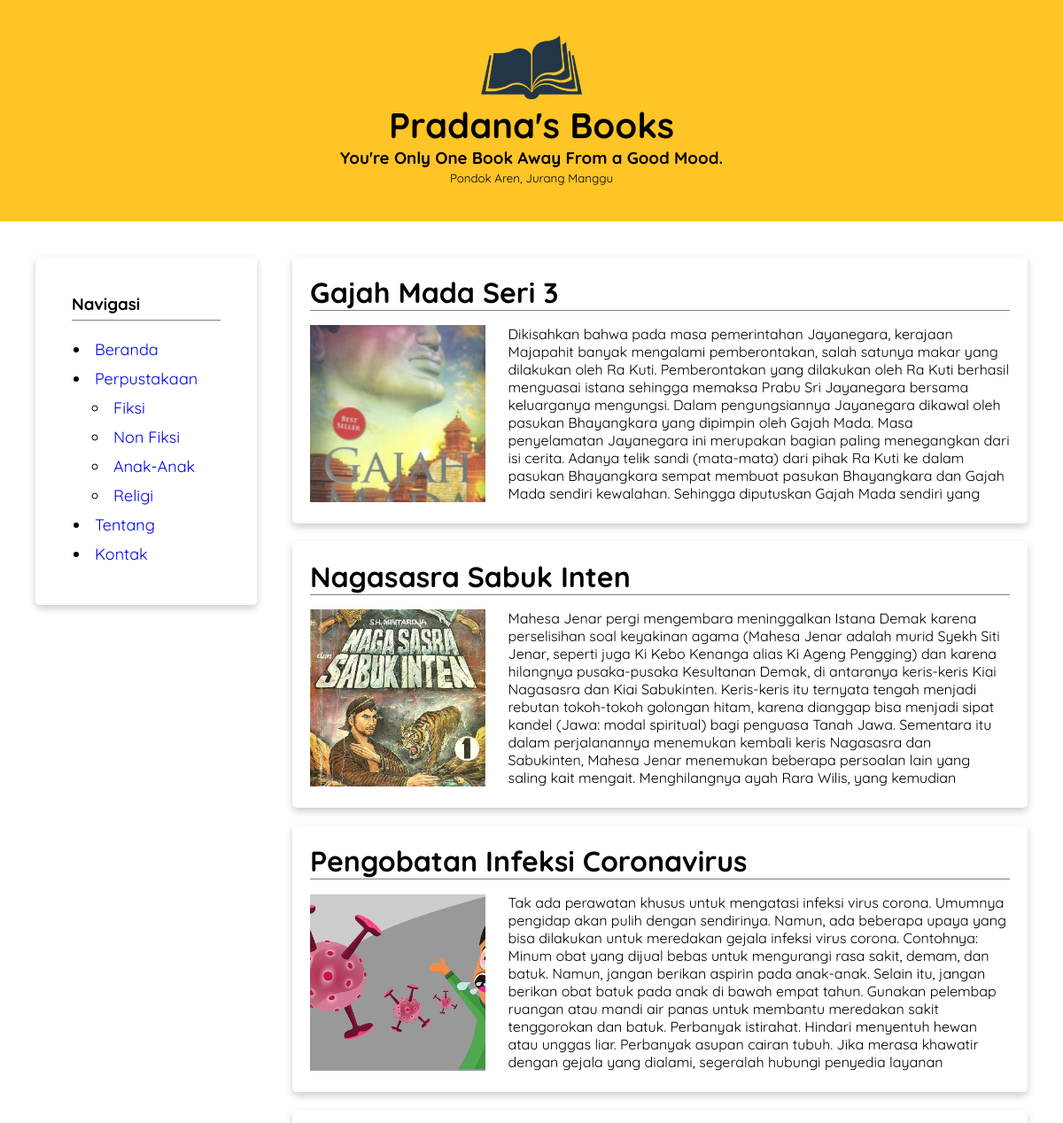
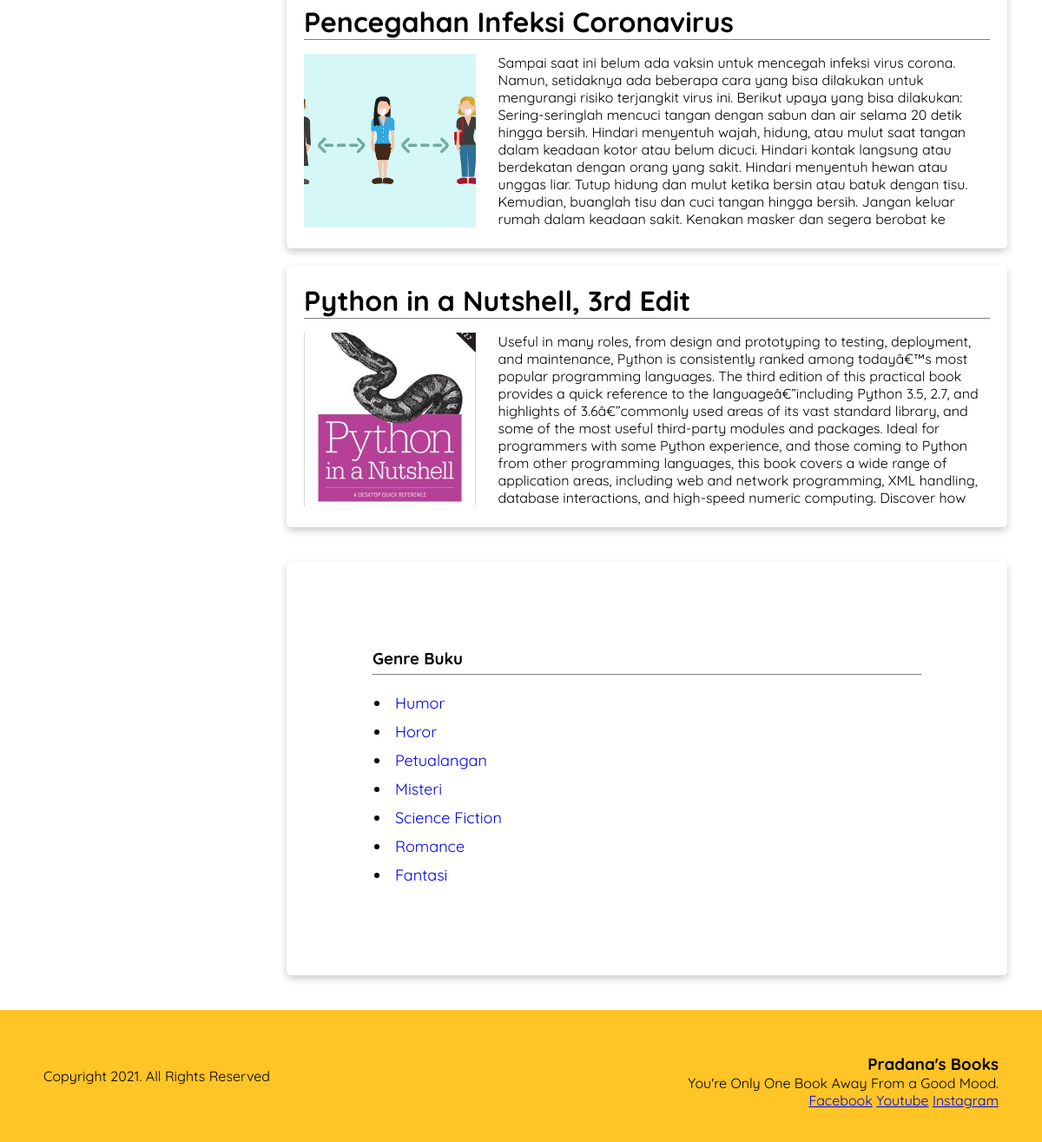
The page / on the database its author committed (2 pictures, top to bottom).
### tables this page shows
CREATE TABLE `setting` (
  `id` int(11) NOT NULL,
  `namaWeb` varchar(25) NOT NULL,
  `slogan` varchar(50) NOT NULL,
  `alamat` varchar(255) NOT NULL,
  `logo` varchar(255) NOT NULL,
  `copyright` varchar(50) NOT NULL,
  `facebook` varchar(50) NOT NULL,
  `youtube` varchar(50) NOT NULL,
  `instagram` varchar(50) NOT NULL,
  `email` varchar(50) NOT NULL,
  `whatsapp` varchar(50) NOT NULL,
  `telepon` varchar(50) NOT NULL,
  `tentang` text NOT NULL
);

CREATE TABLE `menu` (
  `idMenu` int(11) NOT NULL,
  `namaMenu` varchar(15) NOT NULL,
  `url` varchar(50) NOT NULL,
  `status` varchar(24) NOT NULL
);

CREATE TABLE `kategori` (
  `idKategori` int(11) NOT NULL,
  `namaKategori` varchar(20) NOT NULL,
  `status` varchar(24) NOT NULL
);

CREATE TABLE `buku` (
  `idBuku` int(11) NOT NULL,
  `tanggal` timestamp NOT NULL DEFAULT current_timestamp() ON UPDATE current_timestamp(),
  `judul` varchar(30) NOT NULL,
  `gambar` varchar(50) NOT NULL,
  `sinopsis` text NOT NULL,
  `halaman` int(11) NOT NULL,
  `tahun` year(4) NOT NULL,
  `link` varchar(50) NOT NULL,
  `idPengarang` int(11) NOT NULL,
  `idPenerbit` int(11) NOT NULL,
  `idKategori` int(11) NOT NULL,
  `idBahasa` int(11) NOT NULL,
  `idGenre` int(11) NOT NULL,
  `status` varchar(24) NOT NULL
);

CREATE TABLE `genre` (
  `idGenre` int(11) NOT NULL,
  `namaGenre` varchar(25) NOT NULL,
  `status` varchar(24) NOT NULL
);

### template/app.class.php (the view, shortened to what this page needs)
<?php
class appRevBuku  {
    var $host = 'localhost';
    var $user = 'root';
    var $pass = '';
    var $db = 'db_buku';
	var $dbc;
	public function connect(){
		$this->dbc = mysqli_connect($this->host, $this->user, $this->pass, $this->db);
		return $this->dbc;
	}
	public function ambil_setting($jenis=''){
		$qsetting='SELECT * FROM setting WHERE 1';
		$result = mysqli_query($this->dbc, $qsetting);
		$row=mysqli_fetch_assoc($result);
		switch ($jenis){
			case 'header':
				echo '
				<img height="72" src="img/'.$row['logo'].'">
				<h1>'.$row['namaWeb'].'</h1>
				<h3>'.$row['slogan'].'</h3>
				<small>'.$row['alamat'].'</small>
				';
			break;
			case 'footer':
				echo '
				<div class="footer">
					<div class="right">
						<h3>'.$row['namaWeb'].'</h3>
						<span>'.$row['slogan'].'</span>
						<ul class="sosmed-footer">
							<li><a href="'.$row['facebook'].'">Facebook</a></li>
							<li><a href="'.$row['youtube'].'">Youtube</a></li>
							<li><a href="'.$row['instagram'].'">Instagram</a></li>
						</ul>
					</div>
					<div class="left"><p>Copyright '.$row['copyright'].'. All Rights Reserved</p></div>
				</div>
				';
			break;
			case 'judul':
				echo $row['namaWeb'];
			break;
		}
	}
	public function ambil_navigasi(){
		$qmenu='SELECT * FROM menu WHERE status=\'aktif\' ORDER BY idMenu';
		$resultmenu = mysqli_query($this->dbc, $qmenu);
		echo '<h3>Navigasi</h3>';
		echo '<ul>';
		while($rowMenu=mysqli_fetch_assoc($resultmenu)){
            echo '<li><a href="'.$rowMenu['url'].'">'.$rowMenu['namaMenu'].'</a></li>';
			if($rowMenu['namaMenu']=='Perpustakaan'){
				$this->ambil_kategori();
			}
		}
		echo '</ul>';
	}
	public function ambil_genre(){
		$qgenre='SELECT * FROM genre  WHERE status=\'aktif\' ORDER BY idGenre';
		$resultgenre = mysqli_query($this->dbc, $qgenre);
		echo '<h3>Genre Buku</h3>';
		echo '<ul>';
		while($rowGenre=mysqli_fetch_assoc($resultgenre)){
            echo '<li><a href="index.php?jenis=genre&id='.$rowGenre['idGenre'].'">'.$rowGenre['namaGenre'].'</a></li>';
		}
		echo '</ul>';
	}
	public function ambil_kategori(){
		$qkategori='SELECT * FROM kategori WHERE status= \'aktif\' ORDER BY idKategori';
		$resultkategori = mysqli_query($this->dbc, $qkategori);
		echo '<ul>';
		while($rowKategori=mysqli_fetch_assoc($resultkategori)){
            echo '<li><a href="index.php?jenis=kategori&id='.$rowKategori['idKategori'].'">'.$rowKategori['namaKategori'].'</a></li>';
		}
		echo '</ul>';
	}
	public function ambil_preview($jenis, $id){
		$where = ' WHERE 1';
		$qpreview='SELECT * FROM buku'.$where.' AND status=\'aktif\'';
		$resultprev = mysqli_query($this->dbc, $qpreview);
		$jumlahbuku=mysqli_num_rows($resultprev);
		if ($resultprev && $jumlahbuku>0){
			while($rowPrev=mysqli_fetch_assoc($resultprev)){
				echo '
				<article class="card">
						<a class="link-judul" href="sinopsis.php?idbuku='.$rowPrev['idBuku'].'"><h2 class="judul-prev">'.$rowPrev['judul'].'</h2></a>
						<div class="box-prev">
						<a href="sinopsis.php?idbuku='.$rowPrev['idBuku'].'"><img src="gambar/'.$rowPrev['gambar'].'" /></a>
						<div class="text-prev">'.$rowPrev['sinopsis'].'</div>
						</div>
				</article>
				';
			}
		}else{
			echo '
				<article class="card">
					<h2 class="judul-prev">Tidak ditemukan buku dengan kategori/ genre tersebut!</h2>
				</article>
				';
		}
	}
}
?>

### index.php (shortened to what this page needs)
<?php
include ('template/app.class.php');
	$app = new appRevBuku();
	$app->connect();
?>
<!DOCTYPE html>
<html>
<head>
    <title>Home - <?php $app->ambil_setting('judul');?></title>
    <link rel="stylesheet" href="asset/style.css" />
</head>
<body>
	<header> <?php $app->ambil_setting('header');?></header>
    <main>
        <div id="navbar">
            <div class="card"><nav><?php $app->ambil_navigasi();?></nav></div>
        </div>
        <div id="content">
			<?php
				$jenis=isset($_GET['jenis'])?$_GET['jenis']:'';
				$idx=isset($_GET['id'])?$_GET['id']:0;
				$app->ambil_preview($jenis, $idx);
			?>
        </div>
        <div id="sidebar">
            <div class="card">
				<nav><?php
				$app->ambil_genre();
				?></nav>
			</div>
        </div>
    </main>
    <footer><?php $app->ambil_setting('footer');?></footer>
</body>
</html>

### asset/style.css (style rules this page uses)
header > h3, header > small, .right h3 { margin: 0!important; padding:0!important; }
ul { margin-left: 16px; padding-left: 5px; }
nav h3 { border-bottom: 1px solid gray; margin-bottom: 10px; padding-bottom: 6px; }
ul.sosmed-footer li { display: inline-block; }
ul.sosmed-footer { margin:0; }
a.link-judul { text-decoration: none; color: black; }
body { margin: 0; padding: 0; font-family: "Quicksand", sans-serif; }
nav { margin: 10%; }
header { background-color: #ffc425; text-align: center; padding: 40px 0px; }
header h1 { margin: 0px; font-size: 40px; font-weight: 8000; }
main { padding: 20px; overflow: auto; }
#sidebar { float: right; width: 25%; text-align: left; }
#content { float: left; width: 50%; }
#navbar { float: left; width: 25%; text-align: left; }
.box-prev, .box-sinopsis { overflow: auto; }
.box-prev img { width:25%; height: 200px; object-fit: cover; }
h2.judul-sinopsis, h2.judul-halaman, h2.judul-prev { font-size:2em; margin:0px; margin-bottom:16px; border-bottom: 1px solid gray; }
.text-prev { margin:0px; width:75%; float: right; height: 200px; padding-left:26px; overflow:hidden; display:inline-block; text-overflow: ellipsis; }
nav a { float: none; text-decoration: none; font-size: 18px; display: inline-block; }
nav li { font-size: 18px; padding: 5px; }
.left { text-align:left; width:50%; }
.right { text-align:right; width:50%; float: right; }
.footer { background-color: #ffc425; padding: 50px; }
.card { box-shadow: 0 4px 8px 0 rgba(0, 0, 0, 0.2); border-radius: 5px; padding: 20px; margin: 20px; overflow: auto; }
* { box-sizing: border-box; }
@media screen and (max-width: 1200px) { #sidebar { width: 75%; padding: 0; float: right; position: relative; } }
@media screen and (max-width: 1200px) { #content, #content-admin { width: 75%; padding: 0; float: right; position: relative; } }
@media screen and (max-width: 1200px) { #navbar { width: 25%; padding: 0; float: left; position: relative; } }

### rows shown on the page
setting: logo (picture), namaWeb "Pradana's Books", slogan "You're Only One Book Away From a Good Mood.", alamat "Pondok Aren, Jurang Manggu", copyright "2021"
menu: namaMenu "Beranda"
menu: namaMenu "Perpustakaan"
kategori: namaKategori "Fiksi"
kategori: namaKategori "Non Fiksi"
kategori: namaKategori "Anak-Anak"
kategori: namaKategori "Religi"
menu: namaMenu "Tentang"
menu: namaMenu "Kontak"
buku: judul "Gajah Mada Seri 3", gambar (picture), sinopsis "Dikisahkan bahwa pada masa pemerintahan Jayanegara, kerajaan Majapahit banyak mengalami pemberontakan, salah satunya makar yang dilakukan oleh Ra Kuti. Pemberontakan yang dilakukan oleh Ra Kuti berhasil menguasai istana sehingga memaksa Prabu Sri Jayanegara bersama keluarganya mengungsi. Dalam pengungsiannya Jayanegara dikawal oleh pasukan Bhayangkara yang dipimpin oleh Gajah Mada. Masa penyelamatan Jayanegara ini merupakan bagian paling menegangkan dari isi cerita. Adanya telik sandi (mata-mata) dari pihak Ra Kuti ke dalam pasukan Bhayangkara sempat membuat pasukan Bhayangkara dan Gajah Mada sendiri kewalahan. Sehingga diputuskan Gajah Mada sendiri yang…"
buku: judul "Nagasasra Sabuk Inten", gambar (picture), sinopsis "Mahesa Jenar pergi mengembara meninggalkan Istana Demak karena perselisihan soal keyakinan agama (Mahesa Jenar adalah murid Syekh Siti Jenar, seperti juga Ki Kebo Kenanga alias Ki Ageng Pengging) dan karena hilangnya pusaka-pusaka Kesultanan Demak, di antaranya keris-keris Kiai Nagasasra dan Kiai Sabukinten. Keris-keris itu ternyata tengah menjadi rebutan tokoh-tokoh golongan hitam, karena dianggap bisa menjadi sipat kandel (Jawa: modal spiritual) bagi penguasa Tanah Jawa. Sementara itu dalam perjalanannya menemukan kembali keris Nagasasra dan Sabukinten, Mahesa Jenar menemukan beberapa persoalan lain yang saling kait mengait. Menghilangnya ayah Rara Wilis, yang kemudian…"
buku: judul "Pengobatan Infeksi Coronavirus", gambar (picture), sinopsis "Tak ada perawatan khusus untuk mengatasi infeksi virus corona. Umumnya pengidap akan pulih dengan sendirinya. Namun, ada beberapa upaya yang bisa dilakukan untuk meredakan gejala infeksi virus corona. Contohnya: Minum obat yang dijual bebas untuk mengurangi rasa sakit, demam, dan batuk. Namun, jangan berikan aspirin pada anak-anak. Selain itu, jangan berikan obat batuk pada anak di bawah empat tahun. Gunakan pelembap ruangan atau mandi air panas untuk membantu meredakan sakit tenggorokan dan batuk. Perbanyak istirahat. Hindari menyentuh hewan atau unggas liar. Perbanyak asupan cairan tubuh. Jika merasa khawatir dengan gejala yang dialami, segeralah hubungi penyedia layanan…"
buku: judul "Pencegahan Infeksi Coronavirus", gambar (picture), sinopsis "Sampai saat ini belum ada vaksin untuk mencegah infeksi virus corona. Namun, setidaknya ada beberapa cara yang bisa dilakukan untuk mengurangi risiko terjangkit virus ini. Berikut upaya yang bisa dilakukan: Sering-seringlah mencuci tangan dengan sabun dan air selama 20 detik hingga bersih. Hindari menyentuh wajah, hidung, atau mulut saat tangan dalam keadaan kotor atau belum dicuci. Hindari kontak langsung atau berdekatan dengan orang yang sakit. Hindari menyentuh hewan atau unggas liar. Tutup hidung dan mulut ketika bersin atau batuk dengan tisu. Kemudian, buanglah tisu dan cuci tangan hingga bersih. Jangan keluar rumah dalam keadaan sakit. Kenakan masker dan segera berobat ke…"
buku: judul "Python in a Nutshell, 3rd Edit", gambar (picture), sinopsis "Useful in many roles, from design and prototyping to testing, deployment, and maintenance, Python is consistently ranked among todayâ€™s most popular programming languages. The third edition of this practical book provides a quick reference to the languageâ€”including Python 3.5, 2.7, and highlights of 3.6â€”commonly used areas of its vast standard library, and some of the most useful third-party modules and packages. Ideal for programmers with some Python experience, and those coming to Python from other programming languages, this book covers a wide range of application areas, including web and network programming, XML handling, database interactions, and high-speed numeric computing.…"
genre: namaGenre "Humor"
genre: namaGenre "Horor"
genre: namaGenre "Petualangan"
genre: namaGenre "Misteri"
genre: namaGenre "Science Fiction"
genre: namaGenre "Romance"
genre: namaGenre "Fantasi"
